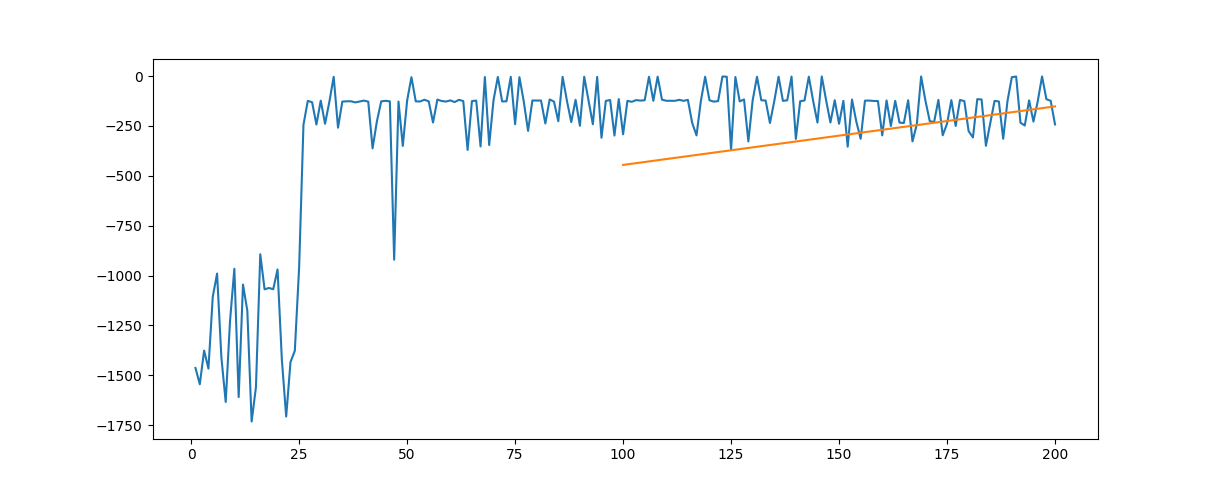

Generate this figure with Python:
from copy import deepcopy
from gym.envs.registration import EnvRegistry, EnvSpec
from numpy.lib.polynomial import poly
import torch.nn as nn
import torch
import torch.optim as optim
import numpy as np
import random
import torch.nn.functional as F
import gym
import matplotlib.pyplot as plt
import itertools
from torch.distributions.normal import Normal


class QFunction(nn.Module):
    def __init__(self, obs_dim, act_dim, device):
        super().__init__()
        self.input = nn.Linear(obs_dim+act_dim, 128)
        self.fc1 = nn.Linear(128, 64)
        self.output = nn.Linear(64, 1)

    def forward(self, obs, act):
        # obs = torch.Tensor(obs).to(self.device)
        x = F.relu(self.input(torch.cat([obs, act], dim=-1)))
        x = F.relu(self.fc1(x))
        return self.output(x)

LOG_STD_MAX = 2
LOG_STD_MIN = -5

class Actor(nn.Module):
    def __init__(self, obs_dim, act_dim, act_limit_high, act_limit_low, device):
        super().__init__()
        self.input = nn.Linear(obs_dim, 128)
        self.fc1 = nn.Linear(128, 64)
        self.mean = nn.Linear(64, act_dim)
        self.log_std = nn.Linear(64, act_dim)
        self.action_scale = torch.FloatTensor(
            (act_limit_high - act_limit_low) / 2.).to(device)
        self.action_bias = torch.FloatTensor(
            (act_limit_high + act_limit_low) / 2.).to(device)

    def forward(self, obs):
        x = F.relu(self.input(obs))
        x = F.relu(self.fc1(x))
        # Actor has two heads, mean and std
        mean = self.mean(x)
        log_std = torch.tanh(self.log_std(x))
        log_std = LOG_STD_MIN + 0.5 * (LOG_STD_MAX - LOG_STD_MIN) * (log_std + 1) # From SpinUp / Denis Yarats

        return mean, log_std

    def get_action(self, x):
        mean, log_std = self.forward(x)
        std = log_std.exp()
        normal = Normal(mean, std)
        z = normal.rsample() # sample from normal distribution using reparameterization trick
        y = torch.tanh(z) # squash output
        action = y * self.action_scale + self.action_bias # scale output

        log_prob = normal.log_prob(z)
        log_prob -= torch.log(self.action_scale * (1 - y.pow(2)) +  1e-6) # not sure what this does 
        log_prob = log_prob.sum(1, keepdim=True)
        mean = torch.tanh(mean) * self.action_scale + self.action_bias

        return action, log_prob, mean


# class ActorCritic(nn.Module): 
#     # we inherit nn.Module so that we can get all param using actorcritic.parameters()
#     def __init__(self, obs_dim, act_dim, act_limit):
#         super().__init__()
#         self.pi = Actor(obs_dim, act_dim, act_limit)
#         self.q1 = QFunction(obs_dim, act_dim)
#         self.q2 = QFunction(obs_dim, act_dim)


class Observations:
    def __init__(self, obs_dim, act_dim, buf_size):
        assert buf_size>1
        self.max_size = buf_size
        self.obs_dim = obs_dim
        self.state = np.zeros([self.max_size, self.obs_dim], dtype=np.float32)
        self.reward = np.zeros(self.max_size, dtype=np.float32)
        self.action = np.zeros([self.max_size, act_dim], dtype=np.float32)
        self.next_state = np.zeros([self.max_size, self.obs_dim], dtype=np.float32)
        self.done = np.zeros(self.max_size, dtype=np.bool)
        self.pointer = 0
        self.curr_size = 0
    
    def sample(self, size):
        assert size<=self.curr_size
        mini_batch_indices = np.random.randint(self.curr_size, size=size)
        return (
            np.take(self.state, mini_batch_indices, axis=0), 
            np.take(self.action, mini_batch_indices, axis=0), 
            np.take(self.reward, mini_batch_indices), 
            np.take(self.next_state, mini_batch_indices, axis=0),
            np.take(self.done, mini_batch_indices),
        )
    
    def append(self, state, action, reward, next_state, done):
        self.state[self.pointer] = state
        self.action[self.pointer] = action
        self.reward[self.pointer] = reward
        self.next_state[self.pointer] = next_state
        self.done[self.pointer] = done
        self.pointer = (self.pointer+1)%self.max_size
        self.curr_size = min(self.curr_size+1, self.max_size)


class Agent:
    def __init__(self, 
        env: gym.Env,
        replay_buf_size=1e6,
        q_lr = 1e-3,
        pi_lr = 3e-4,
        learning_starts = 5e3,
        discount_rate = 0.99,
        batch_size = 256, 
        entropy_coefficient = 0.2,
        polyak_coefficient = 0.005
    ):
        self.env = env
        self.device = torch.device('cuda' if torch.cuda.is_available() else 'cpu')
        self.replay_buffer = Observations(env.observation_space.shape[0], env.action_space.shape[0], int(replay_buf_size))
        self.actor = Actor(env.observation_space.shape[0], env.action_space.shape[0], env.action_space.high, env.action_space.low, self.device).to(self.device)
        self.q1 = QFunction(env.observation_space.shape[0], env.action_space.shape[0], self.device).to(self.device)
        self.q2 = QFunction(env.observation_space.shape[0], env.action_space.shape[0], self.device).to(self.device)
        self.q_target1, self.q_target2 = deepcopy(self.q1).to(self.device), deepcopy(self.q2).to(self.device)
        self.q_params = itertools.chain(self.q1.parameters(), self.q2.parameters())
        self.actor_optimizer = optim.Adam(self.actor.parameters(), lr=pi_lr)
        self.q_optimizer = optim.Adam(self.q_params, lr=q_lr)
        self.step_count = 0
        self.learning_starts = learning_starts
        self.gamma = discount_rate
        self.batch_size = batch_size
        self.alpha = entropy_coefficient
        self.tau = polyak_coefficient

    def choose_action(self, s):
        if self.step_count < self.learning_starts:
            return self.env.action_space.sample()
        action, _, _ = self.actor.get_action(torch.Tensor([s]).to(self.device).float())
        return action.tolist()[0]

    def learn(self, s, a, r, s_, done):
        self.step_count += 1
        self.replay_buffer.append(s, a, r, s_, done)

        if self.replay_buffer.curr_size > self.batch_size:
            self.update()
        return self.choose_action(s_)
        

    def update(self):
        s, a, r, s_, d = self.replay_buffer.sample(self.batch_size)
        s = torch.tensor(s, device=self.device)
        a = torch.tensor(a, device=self.device)
        r = torch.tensor(r, device=self.device)
        d = torch.tensor(d, device=self.device)
        s_ = torch.tensor(s_, device=self.device)

        def update_q_funct():
            with torch.no_grad():
                next_actions, next_log_prob, _ = self.actor.get_action(s_)
                q1_targ_val = self.q_target1.forward(s_, next_actions)
                q2_targ_val = self.q_target2.forward(s_, next_actions)
                q_target = torch.min(q1_targ_val, q2_targ_val)
                target = r + self.gamma*(1-d.long())*(q_target - self.alpha*next_log_prob).view(-1)
            q1_val = self.q1.forward(s, a).view(-1) # view(-1) == flatten()
            q2_val = self.q2.forward(s, a).view(-1)
            q1_loss, q2_loss = nn.MSELoss()(q1_val, target), nn.MSELoss()(q2_val, target)
            q_loss = (q1_loss + q2_loss)/2
            
            self.q_optimizer.zero_grad()
            q_loss.backward()
            self.q_optimizer.step()

        def update_policy():
            on_policy_actions, log_prob, _ = self.actor.get_action(s)
            q1_val, q2_val = self.q1(s, on_policy_actions), self.q2(s, on_policy_actions)
            q_val = torch.min(q1_val, q2_val).view(-1)
            actor_loss = (-q_val + self.alpha*log_prob).mean()

            self.actor_optimizer.zero_grad()
            actor_loss.backward()
            self.actor_optimizer.step()

        def polyak_average(actor, target):
            for act, targ in zip(actor.parameters(), target.parameters()):
                targ.data = (targ.data*(1-self.tau)) + (act.data*self.tau)

        update_q_funct()
        update_policy()
        polyak_average(self.q1, self.q_target1)
        polyak_average(self.q2, self.q_target2)



def run_cartpole_experiment(display_plot=True, plot_name=None):
    # env = gym.make("LunarLanderContinuous-v2")
    env = gym.make("Pendulum-v0")
    agent = Agent(env)
    r_per_eps = []
    mean_per_100_eps = []
    solved = False
    eps = 0
    while not solved:
        eps += 1
        s = env.reset()  
        a = agent.choose_action(s)
        total_r_in_eps = 0
        while True:
            # take action, observe s' and r
            s_, r, done, _ = env.step(a)
            # get next action
            a_ = agent.learn(s, a, r, s_, done)
            total_r_in_eps += r
            s = s_
            a = a_
            if done:
                r_per_eps.append(total_r_in_eps)
                if len(r_per_eps)%100==0: 
                    mean = np.mean(r_per_eps[-100:])
                    mean_per_100_eps.append(mean)
                    print('Average reward for past 100 episode', mean, 'in episode', eps)
                    if mean>=-180:
                        print(f'Solved* Pendulum in episode {eps}')
                        solved = True
                break
    
    r_per_eps_x = [i+1 for i in range(len(r_per_eps))]
    r_per_eps_y = r_per_eps

    mean_per_100_eps_x = [(i+1)*100 for i in range(len(mean_per_100_eps))]
    mean_per_100_eps_y = mean_per_100_eps

    plt.plot(r_per_eps_x, r_per_eps_y, mean_per_100_eps_x, mean_per_100_eps_y)
    if plot_name:
        plt.savefig(plot_name+'.png')
    if display_plot:
        plt.show()
    return r_per_eps


if __name__ == "__main__":
    run_cartpole_experiment()
